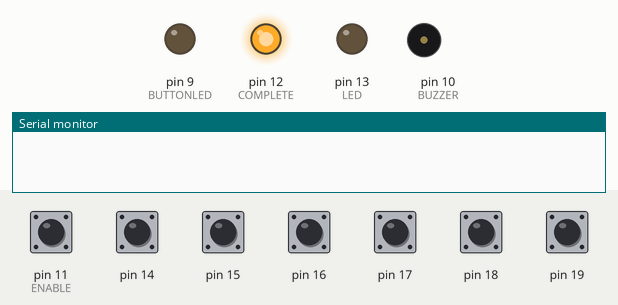
Simulated run of this sketch. Board: Arduino Uno, built with avr-gcc and run on an emulated ATmega328P. On the bench: output pins drawn as LEDs (lit = HIGH), buzzer (waves = sounding), the last lines printed to the serial monitor. Dashed ring = blinking. Inputs (shaded band) come from the test bench; at power-on: pin 11 (ENABLE), pin 14–19 HIGH.

Above: at 1.2 s.
1.3 s: pin 11 (ENABLE) pulled LOW for 3.2 s
At 3.8 s:
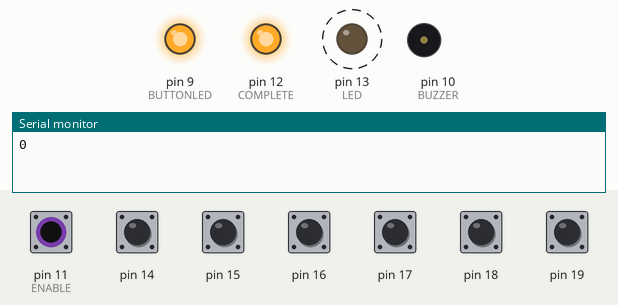
7.5 s: pin 14 pulled LOW for 0.15 s
At 9.2 s:
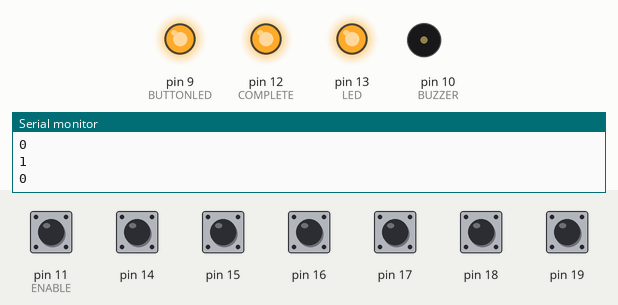
9.3 s: pin 15 pulled LOW for 0.15 s
At 10.8 s:
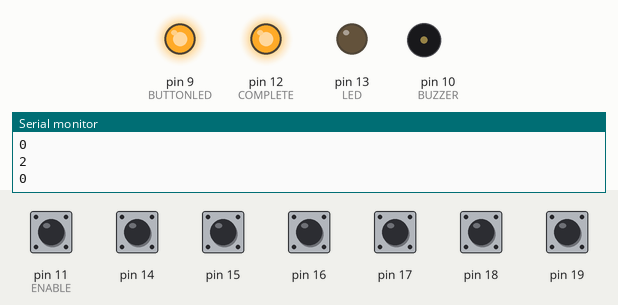
11.1 s: pin 14 pulsed LOW 5 times (0.12 s each, 0.3 s apart)
At 13.5 s:
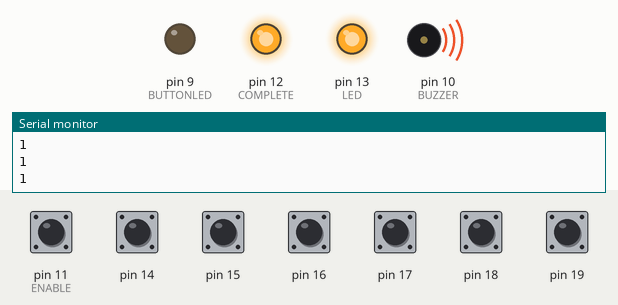
Timing chart, 0 to 18.8 s (numbered marks = the images above; inputs shaded):
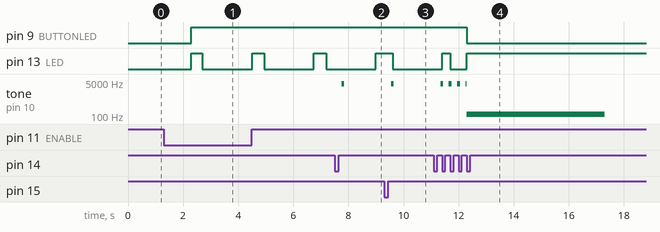

The sketch:

TEST_CODE_2.ino
```cpp
#define BUTTONLED 9
#define BUZZER 10
#define ENABLE 11
#define COMPLETE 12
#define LED 13

#define PRESSDELAY 250
#define RELEASEDELAY 50
#define BLINKSPEED 450

#define FAILTONE 120
#define FAILTONETIME 5000
#define PASSTONE 4000
#define FAILDELAY 55000
#define CHIRPTIME 100
#define CHIRPDELAY 400

int playing = 0;
long int tEnable = 0;
int filterDuration = 1000;

void setup() {
  pinMode(BUZZER, OUTPUT);
  pinMode(ENABLE, INPUT_PULLUP);
  pinMode(COMPLETE, OUTPUT);
  pinMode(LED,OUTPUT);
  pinMode(BUTTONLED,OUTPUT);

  digitalWrite(COMPLETE,HIGH);
  digitalWrite(BUZZER,LOW);
  digitalWrite(LED,LOW);
  digitalWrite(BUTTONLED,LOW);

  DDRC = 0;
  PORTC = 0x3F;

  Serial.begin(9600);
}

volatile uint8_t numactions = 0;
volatile uint8_t failyet = 0;

void loop() {
  if(digitalRead(ENABLE) == HIGH){
    tEnable = millis();
  }

  if(digitalRead(ENABLE) == LOW && (millis()-tEnable) >= filterDuration){
    playing = 1;
    digitalWrite(BUTTONLED,HIGH);
  }

  if (playing == 1){
    uint8_t state = 0;

    Serial.println(InputStates());

    while(!state){
      state = InputStates();
      updateLed();
    }
    delay(PRESSDELAY);

    tone(BUZZER, PASSTONE, CHIRPTIME);

    while(InputStates());
    delay(RELEASEDELAY);

    Serial.println(state);

    if(state != (1<<numactions))
      failyet = 1;

    numactions++;
    if(numactions == 6){
      if(failyet == 0)
        wincondition();
      else{
        failcondition();
        numactions = 0;
        failyet = 0;
      }
    }
  }
}

void wincondition(){
  tone(BUZZER,PASSTONE,CHIRPTIME);
  delay(CHIRPDELAY);
  tone(BUZZER,PASSTONE,CHIRPTIME);
  delay(CHIRPDELAY);
  tone(BUZZER,PASSTONE,CHIRPTIME);
  delay(CHIRPDELAY);
  digitalWrite(COMPLETE,LOW);
  digitalWrite(BUTTONLED,HIGH);
  while(1);
}

void failcondition(){
  digitalWrite(LED,HIGH);
  digitalWrite(BUTTONLED,LOW);
  tone(BUZZER, FAILTONE, FAILTONETIME);
  delay(FAILDELAY);
  twoChirp();
  digitalWrite(LED,LOW);
  digitalWrite(BUTTONLED,HIGH);
  delay(CHIRPTIME);
}

uint8_t InputStates(){
  return ~ ((PINC & 0x3F) | 0xC0);
}

void updateLed(){
  if((millis()/BLINKSPEED)%5)
    digitalWrite(LED,LOW);
  else
    digitalWrite(LED,HIGH);
}

void twoChirp(){
  digitalWrite(LED,HIGH);
  tone(BUZZER, FAILTONE);
  delay(CHIRPTIME);
  noTone(BUZZER);
  digitalWrite(LED,LOW);
  delay(CHIRPDELAY);
  digitalWrite(LED,HIGH);
  tone(BUZZER, FAILTONE);
  delay(CHIRPTIME);
  noTone(BUZZER);
  digitalWrite(LED,LOW);
  delay(CHIRPDELAY);
}
```

Measured:
- after the input at 1.3 s, pin 9 (BUTTONLED): LOW → HIGH after 1.0 s; pin 13 (LED): alternates HIGH for 0.45 s and LOW for 1.8 s, starting after 1.0 s
- after the input at 7.5 s, tone on pin 10 (BUZZER): silent → 4000 Hz after 0.25 s, → silent 0.10 s later
- after the input at 9.3 s, tone on pin 10 (BUZZER): silent → 4000 Hz after 0.25 s, → silent 0.10 s later
- after the input at 11.1 s, pin 9 (BUTTONLED): HIGH → LOW after 1.2 s; tone on pin 10 (BUZZER): plays 4000 Hz for 0.10 s, 4000 Hz for 0.10 s, 4000 Hz for 0.10 s, 4000 Hz for 0.05 s, 120 Hz for 5.0 s, starting after 0.25 s
